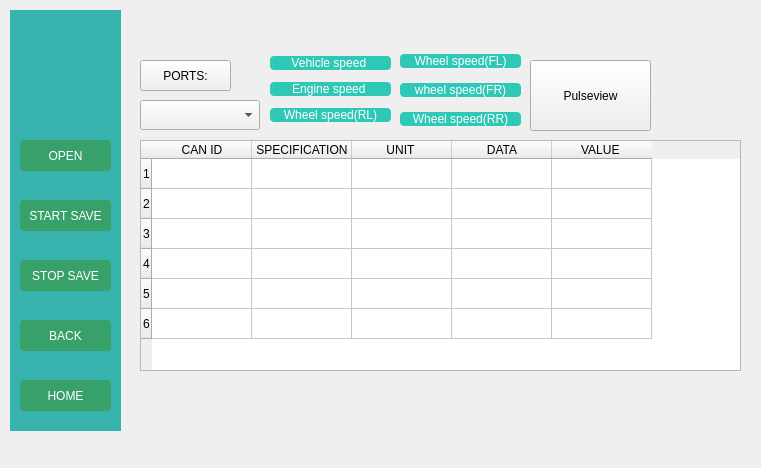
<?xml version="1.0" encoding="UTF-8"?>
<ui version="4.0">
 <class>Hyundai_decode</class>
 <widget class="QDialog" name="Hyundai_decode">
  <property name="geometry">
   <rect>
    <x>0</x>
    <y>0</y>
    <width>761</width>
    <height>468</height>
   </rect>
  </property>
  <property name="windowTitle">
   <string>Dialog</string>
  </property>
  <widget class="QComboBox" name="cmbPorts">
   <property name="geometry">
    <rect>
     <x>140</x>
     <y>100</y>
     <width>120</width>
     <height>30</height>
    </rect>
   </property>
  </widget>
  <widget class="QWidget" name="sidebar_2" native="true">
   <property name="geometry">
    <rect>
     <x>10</x>
     <y>10</y>
     <width>111</width>
     <height>421</height>
    </rect>
   </property>
   <property name="styleSheet">
    <string notr="true">background-color: #38B2AC;
</string>
   </property>
   <widget class="QPushButton" name="buttonHome_2">
    <property name="geometry">
     <rect>
      <x>10</x>
      <y>370</y>
      <width>91</width>
      <height>31</height>
     </rect>
    </property>
    <property name="styleSheet">
     <string notr="true">background-color: #38A169; color: white;
border-radius: 4px;</string>
    </property>
    <property name="text">
     <string>HOME</string>
    </property>
   </widget>
   <widget class="QPushButton" name="buttonReturn_2">
    <property name="geometry">
     <rect>
      <x>10</x>
      <y>310</y>
      <width>91</width>
      <height>31</height>
     </rect>
    </property>
    <property name="styleSheet">
     <string notr="true">background-color: #38A169; color: white;
border-radius: 4px;</string>
    </property>
    <property name="text">
     <string>BACK</string>
    </property>
   </widget>
   <widget class="QPushButton" name="buttonSaveStart">
    <property name="geometry">
     <rect>
      <x>10</x>
      <y>190</y>
      <width>91</width>
      <height>31</height>
     </rect>
    </property>
    <property name="styleSheet">
     <string notr="true">background-color: #38A169; color: white;
border-radius: 4px;</string>
    </property>
    <property name="text">
     <string>START SAVE</string>
    </property>
   </widget>
   <widget class="QLabel" name="labelMazda_2">
    <property name="geometry">
     <rect>
      <x>10</x>
      <y>30</y>
      <width>91</width>
      <height>101</height>
     </rect>
    </property>
    <property name="styleSheet">
     <string notr="true">image: url(:/Car_logos/hyundai logo.png);</string>
    </property>
    <property name="text">
     <string/>
    </property>
   </widget>
   <widget class="QPushButton" name="buttonOpen_2">
    <property name="geometry">
     <rect>
      <x>10</x>
      <y>130</y>
      <width>91</width>
      <height>31</height>
     </rect>
    </property>
    <property name="styleSheet">
     <string notr="true">background-color: #38A169; color: white;
border-radius: 4px;</string>
    </property>
    <property name="text">
     <string>OPEN</string>
    </property>
   </widget>
   <widget class="QPushButton" name="buttonSaveStop">
    <property name="geometry">
     <rect>
      <x>10</x>
      <y>250</y>
      <width>91</width>
      <height>31</height>
     </rect>
    </property>
    <property name="styleSheet">
     <string notr="true">background-color: #38A169; color: white;
border-radius: 4px;</string>
    </property>
    <property name="text">
     <string>STOP SAVE</string>
    </property>
   </widget>
  </widget>
  <widget class="QTableWidget" name="tableWidgetDecode">
   <property name="geometry">
    <rect>
     <x>140</x>
     <y>140</y>
     <width>601</width>
     <height>231</height>
    </rect>
   </property>
   <row/>
   <row/>
   <row/>
   <row/>
   <row/>
   <row/>
   <column>
    <property name="text">
     <string>CAN ID</string>
    </property>
   </column>
   <column>
    <property name="text">
     <string>SPECIFICATION</string>
    </property>
   </column>
   <column>
    <property name="text">
     <string>UNIT </string>
    </property>
   </column>
   <column>
    <property name="text">
     <string>DATA</string>
    </property>
   </column>
   <column>
    <property name="text">
     <string>VALUE </string>
    </property>
   </column>
  </widget>
  <widget class="QPushButton" name="btnPortsInfo">
   <property name="geometry">
    <rect>
     <x>140</x>
     <y>60</y>
     <width>91</width>
     <height>31</height>
    </rect>
   </property>
   <property name="text">
    <string>PORTS:</string>
   </property>
  </widget>
  <widget class="QWidget" name="layoutWidget">
   <property name="geometry">
    <rect>
     <x>270</x>
     <y>50</y>
     <width>121</width>
     <height>81</height>
    </rect>
   </property>
   <layout class="QVBoxLayout" name="verticalLayout">
    <item>
     <widget class="QPushButton" name="buttonVehicleSpeed">
      <property name="styleSheet">
       <string notr="true"> color: white;
background-color: rgb(47, 200, 182);
border-radius: 4px;</string>
      </property>
      <property name="text">
       <string>Vehicle speed </string>
      </property>
     </widget>
    </item>
    <item>
     <widget class="QPushButton" name="buttonEngineSpeed">
      <property name="styleSheet">
       <string notr="true"> color: white;
background-color: rgb(47, 200, 182);
border-radius: 4px;</string>
      </property>
      <property name="text">
       <string>Engine speed </string>
      </property>
     </widget>
    </item>
    <item>
     <widget class="QPushButton" name="buttonWspeedRL">
      <property name="styleSheet">
       <string notr="true"> color: white;
background-color: rgb(47, 200, 182);
border-radius: 4px;</string>
      </property>
      <property name="text">
       <string>Wheel speed(RL)</string>
      </property>
     </widget>
    </item>
   </layout>
  </widget>
  <widget class="QWidget" name="layoutWidget">
   <property name="geometry">
    <rect>
     <x>400</x>
     <y>45</y>
     <width>121</width>
     <height>91</height>
    </rect>
   </property>
   <layout class="QVBoxLayout" name="verticalLayout_2">
    <item>
     <widget class="QPushButton" name="buttonWspeedFL">
      <property name="styleSheet">
       <string notr="true"> color: white;
background-color: rgb(47, 200, 182);
border-radius: 4px;</string>
      </property>
      <property name="text">
       <string>Wheel speed(FL)</string>
      </property>
     </widget>
    </item>
    <item>
     <widget class="QPushButton" name="buttonWspeedFR">
      <property name="styleSheet">
       <string notr="true"> color: white;
background-color: rgb(47, 200, 182);
border-radius: 4px;</string>
      </property>
      <property name="text">
       <string>wheel speed(FR)</string>
      </property>
     </widget>
    </item>
    <item>
     <widget class="QPushButton" name="buttonWspeedRR">
      <property name="styleSheet">
       <string notr="true"> color: white;
background-color: rgb(47, 200, 182);
border-radius: 4px;</string>
      </property>
      <property name="text">
       <string>Wheel speed(RR)</string>
      </property>
     </widget>
    </item>
   </layout>
  </widget>
  <widget class="QPushButton" name="pushButton">
   <property name="geometry">
    <rect>
     <x>530</x>
     <y>60</y>
     <width>121</width>
     <height>71</height>
    </rect>
   </property>
   <property name="text">
    <string>Pulseview</string>
   </property>
  </widget>
 </widget>
 <resources/>
 <connections/>
</ui>
